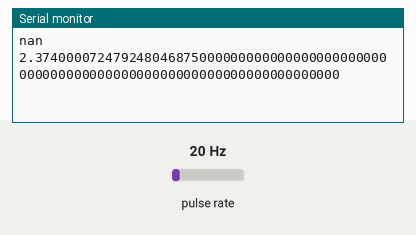
A sketch run on a simulated Arduino Uno, built with avr-gcc and run on an emulated ATmega328P. On the bench: the last lines printed to the serial monitor. Wiring (inferred from the names in the program): pulse sensor: data pin 2. Inputs (shaded band) come from the test bench; at power-on: pulse rate 20 Hz.

Above: at 1.2 s.
1.3 s: pulse rate (sensor on pin 2) set to 4 Hz
At 2.6 s:
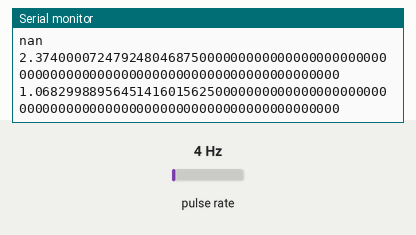
2.8 s: pulse rate (sensor on pin 2) set to 50 Hz
At 3.8 s:
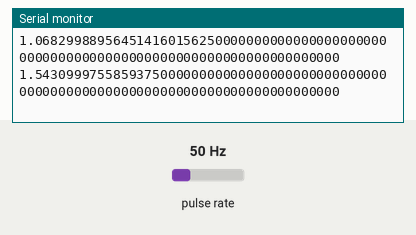
Timing chart, 0 to 5.8 s (numbered marks = the images above; inputs shaded):
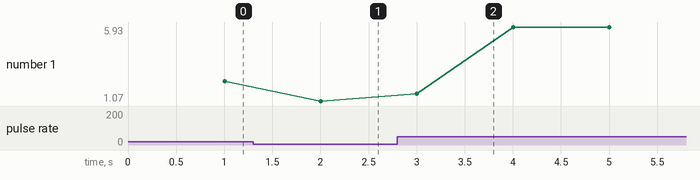

Measured:
- after the input at 1.3 s, the serial monitor: prints a new line after 0.70 s (image 1)
- after the input at 2.8 s, the serial monitor: prints a new line after 0.20 s (image 2)
- plotted number 1: 2.37 → 1.07 after the input at 1.3 s, 1.07 → 5.93 after the input at 2.8 s

The sketch:

encoder_pulolu.ino
```cpp
#define ENCA 2
#define ENCB 3
#define deltaPulso 1000

unsigned long verificaPulso, dt, ultimaVerificacao;
volatile unsigned long pulso;
float velocidade;

void contPulso(){
  pulso++;
}


void setup(){
  Serial.begin(9600);
  pinMode(ENCA, INPUT);
  pulso = 0;
  verificaPulso = millis();
  attachInterrupt(0, contPulso, FALLING);
}

void loop(){
  if (millis() >= verificaPulso){
    dt = millis() - ultimaVerificacao;
    noInterrupts();
    // calcula velocidade (k = 330/2.78 = 118.70)
    velocidade = 118.7 * pulso / dt; // pulso/ms
    pulso = 0;
    interrupts();
    ultimaVerificacao = millis();
    verificaPulso = ultimaVerificacao + deltaPulso;
    Serial.println(velocidade, " RPM");
  }
}
```
